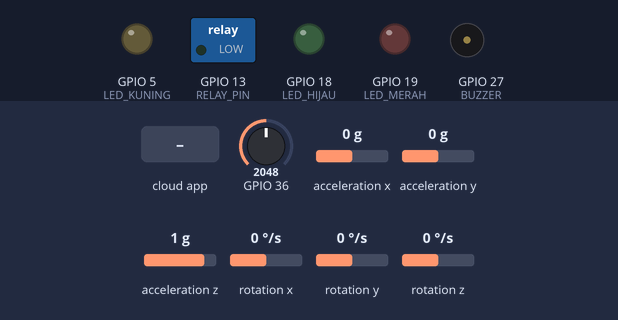
The program below on a simulated ESP32. Parts: switched loads named in the program (green lamp = pin HIGH), output pins drawn as LEDs (lit = HIGH), buzzer (waves = sounding, pin HIGH). Wiring (inferred from the names in the program): MPU-6050 motion sensor at I2C address 0x68. Inputs (shaded band) come from the test bench; at power-on: GPIO 36 = 2048, acceleration x 0 g, acceleration y 0 g, acceleration z 1 g, rotation x 0 °/s, rotation y 0 °/s, rotation z 0 °/s. WiFi joins after 1.5 s; servers stay silent unless stated; the Firebase database answers and starts empty; what the program prints to the serial monitor is not drawn.

Above: at 0.1 s.
At 4.5 s:
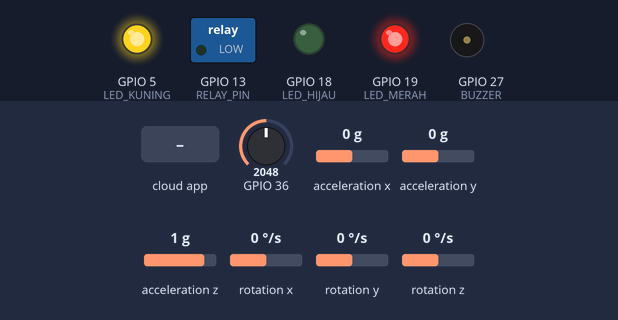
4.6 s: the phone or cloud app sets relayState to ON
Timing chart, 0 to 7.6 s (numbered marks = the images above; inputs shaded):
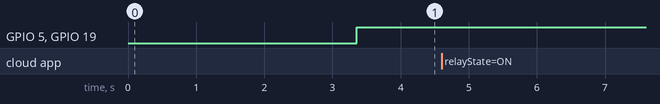

The program:

main.cpp
```cpp
#include <Arduino.h>
#include <Defibrilator.h>

HardwareSerial ECGSerial(1);

Defibrilator defibrilator(&ECGSerial);
FirebaseData defibrilatorFBdata;

#define FIREBASE_HOST "https://sisca-app-67dfd-default-rtdb.firebaseio.com/"
#define FIREBASE_AUTH "iEZgfjTk3CnbsGTIKGPakZta4W6zprRsob7jAm7I"

TaskHandle_t Data;
TaskHandle_t Defibrilation;

int age;

const char* ssid = "UB_Tech";
const char* password =  "UBTECH2021";

unsigned long lastTime = 0;
unsigned long lastTimeTemperature = 0;
unsigned long lastTimeAcc = 0;
unsigned long gyroDelay = 10;
unsigned long temperatureDelay = 1000;
unsigned long accelerometerDelay = 50;
unsigned long millisfirst = 0;
unsigned long printmillis = 0;
unsigned long getecgtime = 0;
bool getfirsttime = false;
bool aritmia = false;

float gyroXerror = 0.07;
float gyroYerror = 0.03;
float gyroZerror = 0.01;

void Def(void * parameter){
  for(;;){
    if(defibrilator.trigger == "OFF"){
      Firebase.getString(defibrilatorFBdata, "/Relay/relayState", defibrilator.trigger);
    }
    if(defibrilator.RRDetection == "ARITMIA" && defibrilator.trigger == "OFF"){
      if(!getfirsttime){
        millisfirst = millis();
        getfirsttime = false;
        if(DEBUG){
          Serial.println("ARITMIA, wait for confirmation!");
        }
      }
      else if(millis() - millisfirst >= 900000){
        if(DEBUG){
          Serial.println("Defibrilate Warning!");
        }
        defibrilator.trigger == "ON";
        for(int i=0; 1<4; i++){
          digitalWrite(BUZZER, HIGH);
          delay(300);
          digitalWrite(BUZZER, LOW);
        }
      }

    }
    else if(defibrilator.RRDetection == "ARITMIA" && defibrilator.trigger == "ON"){
      if(DEBUG){
        Serial.println("Defibrilate!!!");
      }
      defibrilator.Defibrilate();
    }
    else if(defibrilator.RRDetection == "NORMAL" && defibrilator.trigger == "ON"){
      if(DEBUG){
        Serial.println("Defibrilate Done!!!");
      }
      defibrilator.NoDefibrilate();
      defibrilator.trigger = "OFF";
      Firebase.setString(defibrilatorFBdata, "/Relay/relayState", "OFF");
      digitalWrite(BUZZER, LOW);
    }
    vTaskDelay(1);
  }
}

void DataSend(void * parameter){
  for(;;){
      Firebase.setInt(defibrilatorFBdata,"/Sensor/ecgBPM",defibrilator.GetHeartbeat());
      Firebase.setInt(defibrilatorFBdata,"/Sensor/ecgSignal",defibrilator.GetAnalogData());
      Firebase.setString(defibrilatorFBdata,"/Sensor/rrDetection",defibrilator.RRDetection);
      if(fall){
        Firebase.setString(defibrilatorFBdata,"/Sensor/imuSensorStatus","FALL");
      }
      else{
        Firebase.setString(defibrilatorFBdata,"/Sensor/imuSensorStatus","IDLE");
      }
    // vTaskDelay(100);
  }
}

void setup()
{
  Serial.begin(115200);
  defibrilator.begin();
    WiFi.begin(ssid, password);
    if(DEBUG){
        Serial.print("Connecting to Wi-Fi");
    }
    while (WiFi.status() != WL_CONNECTED){
         if(DEBUG){
            Serial.print(".");
        }
        delay(200);
    }
    Serial.println("Connected");
    delay(1000);

  Firebase.begin(FIREBASE_HOST, FIREBASE_AUTH);
  Firebase.setString(defibrilatorFBdata, "/Relay/relayState", "OFF");
  Firebase.setString(defibrilatorFBdata,"/Sensor/imuSensorStatus","IDLE");
  Firebase.getInt(defibrilatorFBdata, "/PatientParams/age", age);
  defibrilator.SetMaxHR(age);

  xTaskCreatePinnedToCore(DataSend,"ECG",10000,NULL,1,&Data,1);
  xTaskCreatePinnedToCore(Def,"Defibliation",10000,NULL,1,&Defibrilation,0);

  delay(300);
}

void loop()
{
  defibrilator.GetECGSignal();
  if(millis() - getecgtime > 250){
    getecgtime = millis();
    // Serial.println(data);
    Serial.print(defibrilator.GetRRInterval());
    Serial.println(" ms");
    Serial.print(defibrilator.GetHeartbeat());
    Serial.println(" Bpm");
    Serial.println(defibrilator.GetAnalogData());
    defibrilator.ShiftArray();
    defibrilator.Ledact(defibrilator.GetHeartbeat());
    Serial.println();
 // }
   defibrilator.GetMPUdata();
   defibrilator.Falldetection(defibrilator.ax,defibrilator.ay,defibrilator.az,defibrilator.gx,defibrilator.gy,defibrilator.gz);

  if(defibrilator.IsAritmia()==true || fall==true){
    defibrilator.RRDetection = "ARITMIA";
    aritmia = true;
      if(DEBUG){
          Serial.println("Aritmia GESS!!!");
      }
    }
    else{
      defibrilator.RRDetection = "NORMAL";
      aritmia = false;
      digitalWrite(BUZZER, LOW);
  }
    }
    if(fall){
     if(DEBUG){
      Serial.println("Jatuh GESS!!!");
     }
   }
}
```

Defibrilator.h
```cpp
#ifndef DEFIBRILATOR_H
#define DEFIBRILATOR_H

#include <Adafruit_MPU6050.h>
#include <Adafruit_Sensor.h>
#include <Wire.h>
#include <WiFi.h>
#include <FirebaseESP32.h>
#include <HardwareSerial.h>


#define RELAY_PIN 13
#define LED_HIJAU 18
#define LED_MERAH 19
#define LED_KUNING 5
#define BUZZER 27

#define threshold 700
#define ARITMIA_UPPER_THRESHOLD 100
#define ARITMIA_LOWER_THRESHOLD 60

#define ECGOnDetect_Upper 800
#define ECGOnDetect_Lower 700

#define SSID "sc19"
#define PASS "4444333221"

#define DEBUG true

#define MPU_ADDR 0x68

extern int beatIndex;
extern int RRindex;
extern unsigned long beat_old;
extern boolean fall;     // true when fall has occurred
extern boolean trigger1; // true when accelerometer value exceed lower threshold
extern boolean trigger2; // true when accelerometer value exceed upper threshold
extern boolean trigger3; // true when orientation change has occurred
extern byte trigger;
extern byte trigger;
extern byte trigger;
extern int angleCh;
extern int lowerT;
extern int higherTh;
extern int angleLowerTh;
extern int angleHigherThr;
extern uint8_t dataindex;

class Defibrilator{
    private:
    uint16_t HR_Signal=0;
    int diff = 0;
    int BPM = 0;
    HardwareSerial *EcgSerial;
    Adafruit_MPU6050 MPU;
    uint8_t _datapin;
    uint16_t beats[6];
    uint16_t RRInterval[4];
    uint16_t RRArray[3];
    uint16_t RRintervalnow = 0;
    int HBmean = 0;
    uint16_t Analogdata = 0;
    uint16_t Analogarray[10];
    bool belowThreshold = true;
    uint8_t cnt=0;
    bool firsttimeon = true;
    int16_t AcX, AcY, AcZ, Tmp, GyX, GyY, GyZ;
    unsigned long _defibrilateTime = 10000;
    bool _relaystate = HIGH;
    bool _Defon = false;
    int _patienAge;
    uint16_t _MaxHR;
    bool _HBdetected = false;
    bool ECGPlaced = false;
    uint16_t count_detect = 0;

    private:
    float mean(float a, float b);

    public:
    String RRDetection = "NORMAL";
    float ax,ay,az,gx,gy,gz;
    String trigger = "OFF";

    public:
    Defibrilator(HardwareSerial *HW);
    void begin();
    void GetECGSignal();
    uint16_t GetHeartbeat();
    uint16_t GetRRInterval();
    bool IsAritmia();
    void SendData();
    void Falldetection(float ax, float ay, float az, float gx, float gy, float gz);
    void IsBodyFall();
    void GetMPUdata();
    void Defibrilate();
    void NoDefibrilate();
    void SetMaxHR(int age);
    void Ledact(uint16_t HB);
    uint16_t GetAnalogData();
    bool GetStatus();
    uint16_t mean(uint16_t a, uint16_t b);
    void ShiftArray();
    void calculateBPM();
    void sensor();
};

#endif
```

Source omitted: Defibrilator.cpp (14574 bytes)
